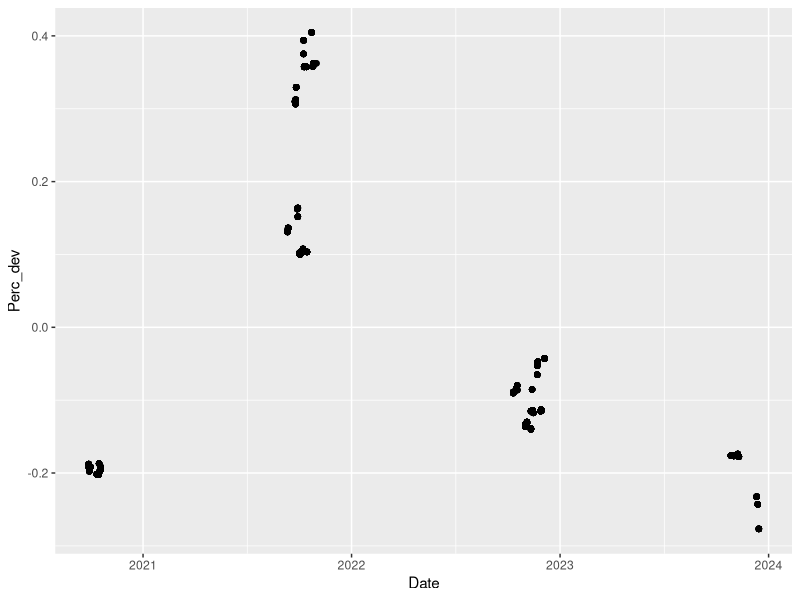
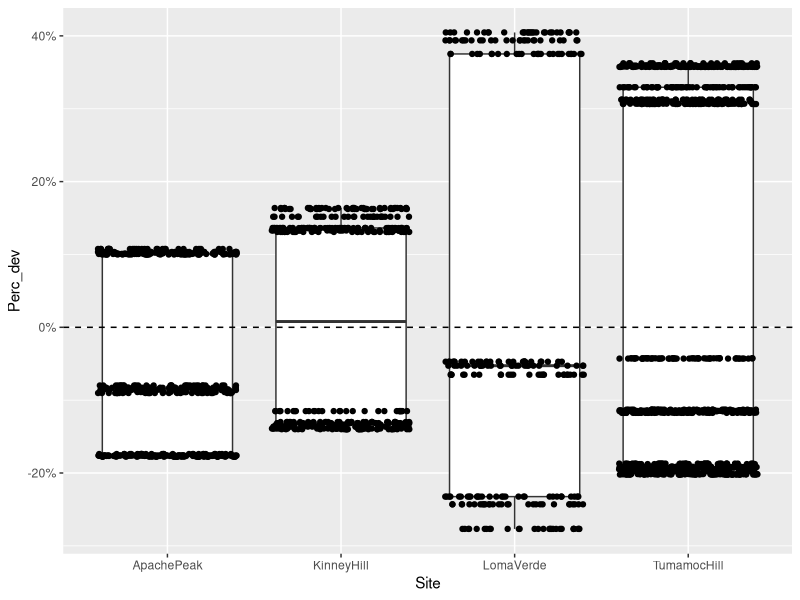
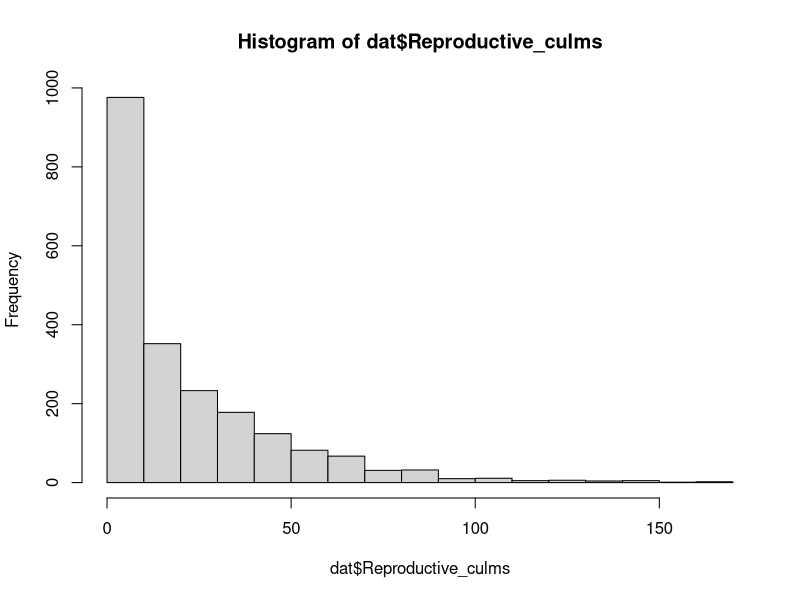
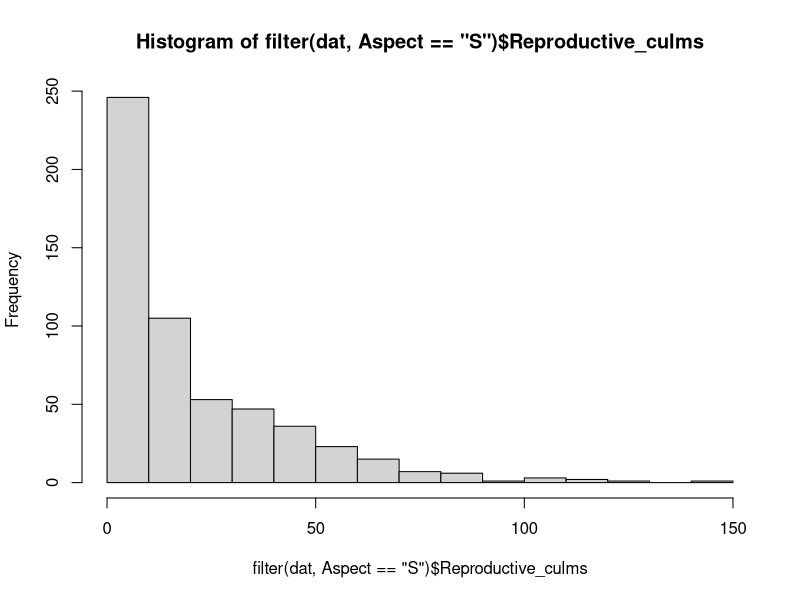
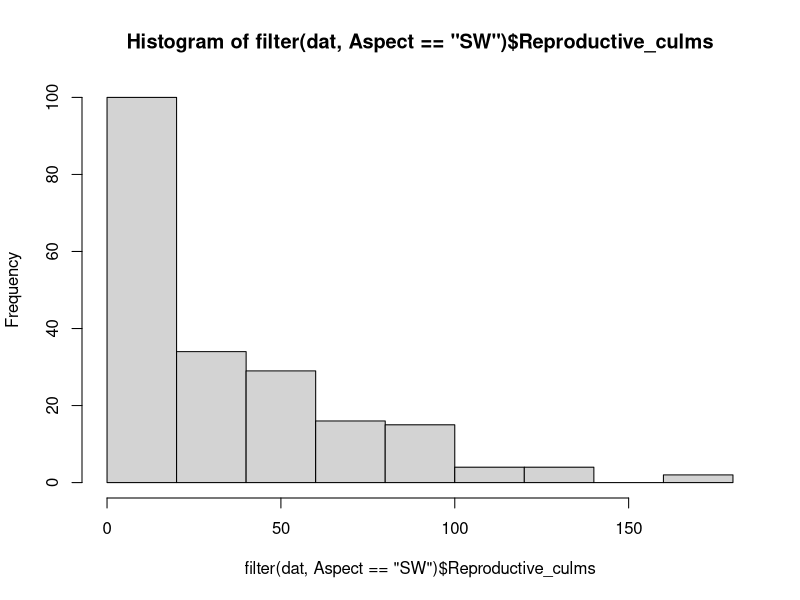
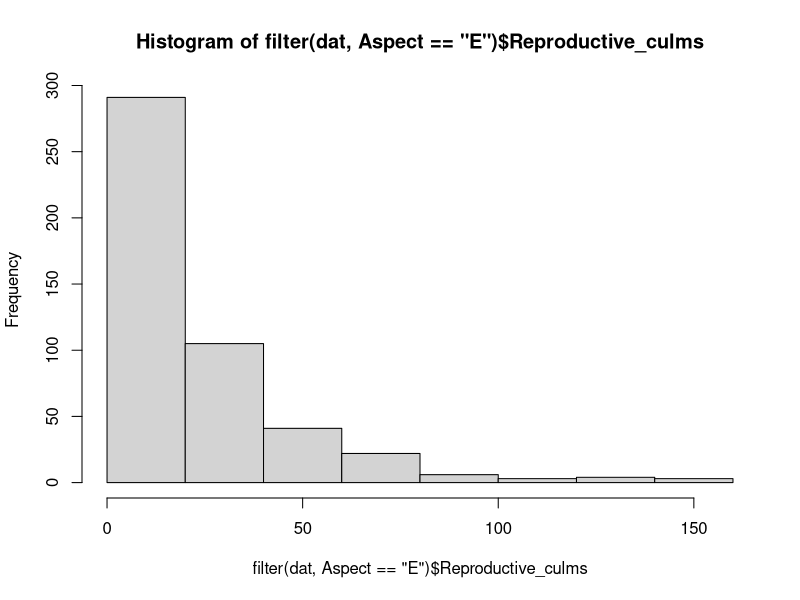
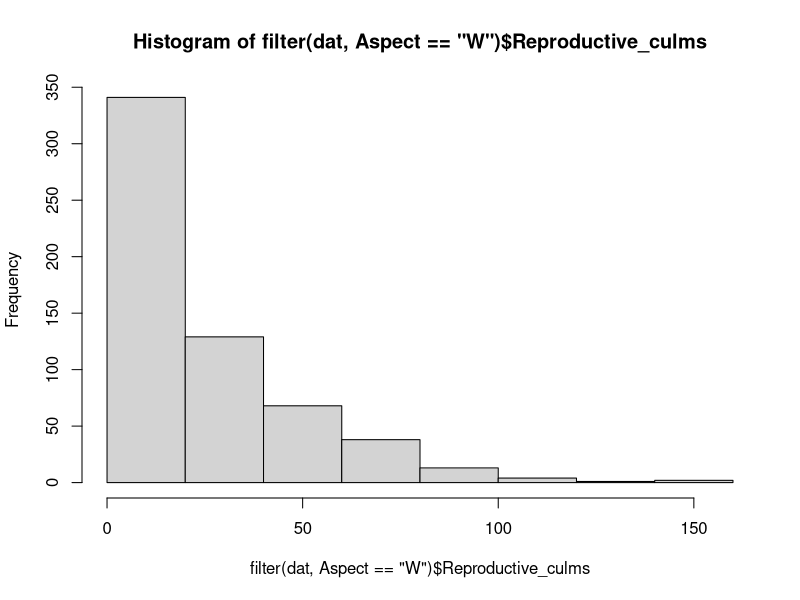
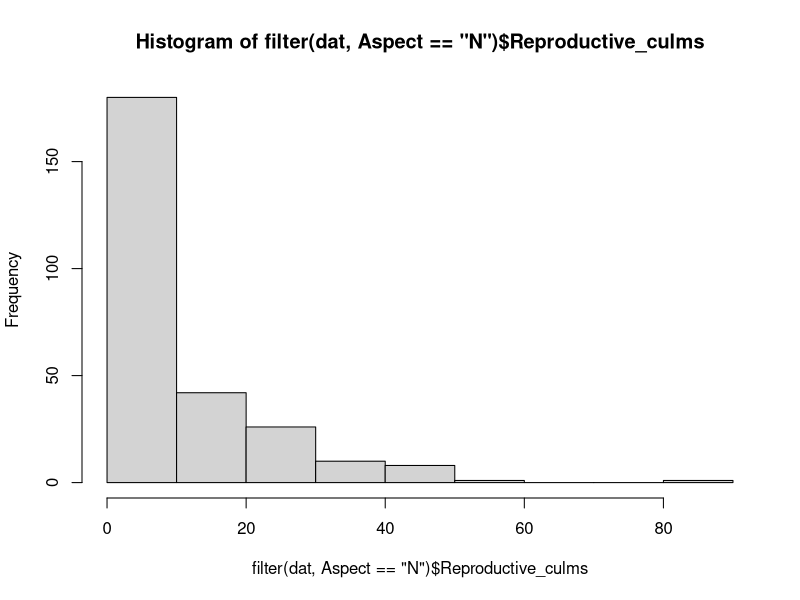

Write the R code that produced these figures, in order. (Note: this script raises an error after producing the figures.)
# Created: 2024-09-23
# Updated: 2025-04-11

# Purpose: Examine distributions; write out clean data with precip deviation variable added.
#   Also write out different data table with change in culm/cover/density as response variable.

# Culm counts have a Poisson distribution. Buffelgrass density & cover should be log-transformed to improve
#   normality. Native grass, native forb, and herb (forb + grass) roughly have a Poisson distribution,
#   with a lot of 0s. Change in culm count BG density & cover, and native cover is roughly normally distributed.

# MAT correlated with precip-related variables.

library(readxl)
library(tidyverse)
library(GGally)

# Load data ---------------------------------------------------------------

culms.raw <- read_xlsx("data/raw/2024-09_LO_Buffelgrass-culm-demography_master.xlsx", sheet = "Demography")
monitor.prism <- read_csv("data/cleaned/02_monitoring-info-with-PRISM-data_clean.csv")
survival.raw <- read_xlsx("data/raw/2025-04_LO_Buffelgrass-seedling-survival.xlsx", sheet = "survival_R")

# Data wrangling ----------------------------------------------------------

# Add PRISM data
dat <- culms.raw %>% 
  left_join(monitor.prism)

# Check for NAs
apply(dat, 2, anyNA)

# Separate NA culm counts
na.culm <- dat %>% 
  filter(is.na(Vegetative_culms))

# Remove NA culm count - plants could not be located and weren't sampled
dat <- dat %>% 
  filter(!is.na(Vegetative_culms))

# Add Perc_dev and Deviation_mm cols
dat <- dat %>% 
  mutate(Perc_dev = (Prev_year_precip - MAP) / MAP,
         Deviation_mm = Prev_year_precip - MAP) 

# Change year cols to character
dat <- dat %>% 
  mutate(Year = as.character(Year),
         StudyYear = as.character(StudyYear))

# Add HerbCover col
dat <- dat %>% 
  mutate(HerbCover = NGCover + ForbCover)

# Add survival data
survival.join <- survival.raw %>% 
  filter(!is.na(Year)) %>%  # remove observations from 09/2021
  select(Site, Transect, Plot, Year, survival_perc) %>% 
  mutate(Year = as.character(Year))

dat <- dat %>% 
  left_join(survival.join)


# Separate out continuous explanatory variables
exp.cont <- dat %>% 
  select(PlotSlope, Elevation_ft, Prev_year_precip, MAT, MAP, Perc_dev, Deviation_mm)

# Separate out response variables
res.cont <- dat %>% 
  select(BGCover, BGDensity, ShrubCover, ForbCover, NGCover, HerbCover,
         Vegetative_culms, Reproductive_culms, Total_Live_Culms,
         Longestleaflength_cm)


# Create new df with change in culm count, density & cover between years as new response variables
culm.change <- dat %>%
  arrange(Plant_ID, Year) %>%
  group_by(Plant_ID) %>%
  mutate(Change_Reproductive_culms = Reproductive_culms - lag(Reproductive_culms),
         Change_Total_Live_Culms = Total_Live_Culms - lag(Total_Live_Culms)) %>% 
  mutate(Change_BGDensity = BGDensity - lag(BGDensity),
         Change_BGCover = BGCover - lag(BGCover)) %>% 
  mutate(Change_NGCover = NGCover - lag(NGCover),
         Change_ForbCover = ForbCover - lag(ForbCover),
         Change_HerbCover = HerbCover - lag(HerbCover),
         Change_ShrubCover = ShrubCover - lag(ShrubCover)) %>% 
  filter(!is.na(Change_Total_Live_Culms))







# Precipitation variability -----------------------------------------------

summary(dat$Perc_dev) # ranges from -28% to +40%

dat %>% 
  ggplot(aes(x = Date, y = Perc_dev)) +
  geom_point()

dat %>% 
  ggplot(aes(x = Site, y = Perc_dev)) +
  geom_boxplot() +
  geom_jitter() +
  scale_y_continuous(labels = scales::percent) +
  geom_hline(yintercept = 0, linetype = "dashed")


# Response variable: Culm count -------------------------------------------

## Histogram --------------------------------------------------------------

# All, Reproductive
hist(dat$Reproductive_culms) # Poisson

# By aspect, Reproductive
hist(filter(dat, Aspect == "S")$Reproductive_culms)
hist(filter(dat, Aspect == "SW")$Reproductive_culms)
hist(filter(dat, Aspect == "E")$Reproductive_culms)
hist(filter(dat, Aspect == "W")$Reproductive_culms)
hist(filter(dat, Aspect == "N")$Reproductive_culms)

# By site, Reproductive
hist(filter(dat, Site == "TumamocHill")$Reproductive_culms)
hist(filter(dat, Site == "LomaVerde")$Reproductive_culms)
hist(filter(dat, Site == "KinneyHill")$Reproductive_culms)
hist(filter(dat, Site == "ApachePeak")$Reproductive_culms)

# All, Total
hist(dat$Total_Live_Culms)

# All, Vegetative
hist(dat$Vegetative_culms)


## Boxplot ----------------------------------------------------------------

# All, by site
#   Reproductive
dat %>% 
  ggplot(aes(x = Site, y = Reproductive_culms)) +
  geom_boxplot()

#   Total
dat %>% 
  ggplot(aes(x = Site, y = Total_Live_Culms)) +
  geom_boxplot()

#   Vegetative
dat %>% 
  ggplot(aes(x = Site, y = Vegetative_culms)) +
  geom_boxplot()


# All, by aspect
#   Reproductive
dat %>% 
  ggplot(aes(x = Aspect, y = Reproductive_culms)) +
  geom_boxplot()

#   Total
dat %>% 
  ggplot(aes(x = Aspect, y = Total_Live_Culms)) +
  geom_boxplot()

#   Vegetative
dat %>% 
  ggplot(aes(x = Aspect, y = Vegetative_culms)) +
  geom_boxplot()


## Pair plot --------------------------------------------------------------

# Reproductive & vegetative culms
dat %>%
  ggplot(aes(x = Vegetative_culms, y = Reproductive_culms)) +
  geom_point()



# Response variable: BG density & cover -----------------------------------

# Pair plot
res.cont %>% 
  select(-Longestleaflength_cm, -Vegetative_culms, -Reproductive_culms, -Total_Live_Culms) %>% 
  ggpairs()

# BG Cover
hist(dat$BGCover)
dat %>% 
  ggplot(aes(x = Site, y = BGCover)) +
  geom_boxplot()

#   Log transformation
dat <- dat %>% 
  mutate(BGCover_log = log(BGCover))
hist(dat$BGCover_log) # log transformation kind of improves normality?

# BG Density
hist(dat$BGDensity)
dat %>% 
  ggplot(aes(x = Site, y = BGDensity)) +
  geom_boxplot()

#   Log transformation
dat <- dat %>% 
  mutate(BGDensity_log = log(BGDensity))
hist(dat$BGDensity_log) # log transformation improves normality


# Longest leaf
hist(dat$Longestleaflength_cm)
dat %>% 
  filter(!is.na(Longestleaflength_cm)) %>% 
  ggplot(aes(x = Site, y = Longestleaflength_cm)) + 
  geom_boxplot()



# Response variable: Native plant cover -----------------------------------

# Shrub cover
hist(dat$ShrubCover)
dat %>% 
  ggplot(aes(x = Site, y = ShrubCover)) +
  geom_boxplot()
dat %>% 
  ggplot(aes(x = Aspect, y = ShrubCover)) +
  geom_boxplot()

# Forb cover
hist(dat$ForbCover)
dat %>% 
  ggplot(aes(x = Site, y = ForbCover)) +
  geom_boxplot()
dat %>% 
  ggplot(aes(x = Aspect, y = ForbCover)) +
  geom_boxplot()

# Native grass cover
hist(dat$NGCover)
dat %>% 
  ggplot(aes(x = Site, y = NGCover)) +
  geom_boxplot()
dat %>% 
  ggplot(aes(x = Aspect, y = NGCover)) +
  geom_boxplot()

# Herb cover
hist(dat$HerbCover)
dat %>% 
  ggplot(aes(x = Site, y = HerbCover)) +
  geom_boxplot()
dat %>% 
  ggplot(aes(x = Aspect, y = HerbCover)) +
  geom_boxplot()


# Continuous explanatory variables ----------------------------------------

# Summary
summary(dat$Elevation_ft)
summary(dat$PlotSlope)
summary(dat$MAT)

# Distribution
hist(dat$Elevation_ft)
hist(dat$PlotSlope)
hist(dat$MAT)

# Pair plot
dat %>% 
  select(PlotSlope, Elevation_ft, Prev_year_precip, MAT, MAP, Perc_dev, Deviation_mm) %>% 
  distinct(.keep_all = TRUE) %>% 
  ggpairs()


# Response variable: change in total culm count ---------------------------

hist(culm.change$Change_Reproductive_culms, breaks = 20)
hist(culm.change$Change_Total_Live_Culms, breaks = 20)
hist(culm.change$Change_BGDensity, breaks = 20)
hist(culm.change$Change_BGCover, breaks = 20)
hist(culm.change$Change_HerbCover, breaks = 20)
hist(culm.change$Change_NGCover, breaks = 20)
hist(culm.change$Change_ForbCover, breaks = 20)


# Write out data to csv ---------------------------------------------------

write_csv(dat,
          file = "data/cleaned/04_demography-data_clean.csv")

write_csv(culm.change,
          file = "data/cleaned/04_change-in-culm-density-cover_clean.csv")


save.image("RData/04_data-wrangling-and-screening.RData")
